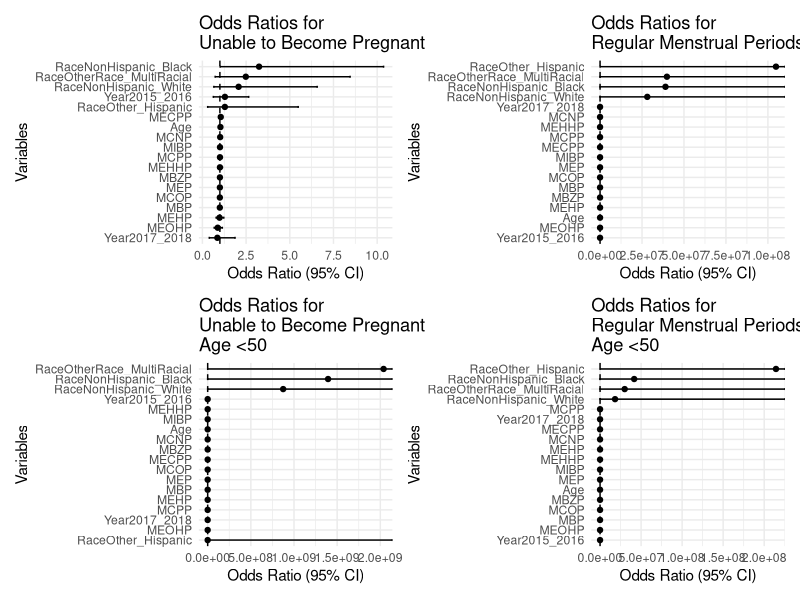
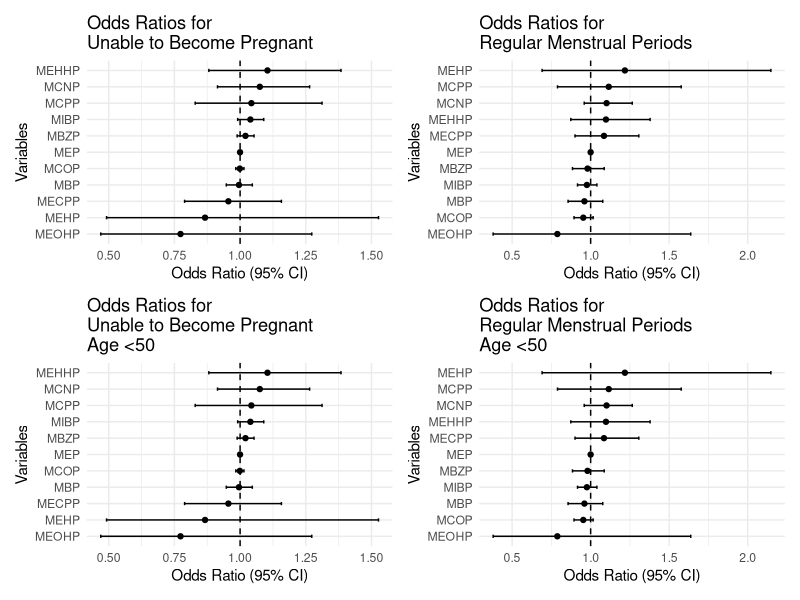

Recreate these plots in R, in order.
## ---- chunk 1
library(glmnet)
library(tidyverse)
library(broom)
library(patchwork)
## ---- chunk 2
data <- read.csv("data/data_clean.csv") |>
  data.frame() 

data$UnablePregnant <- ifelse(data$UnablePregnant == "Yes", 1,
                              ifelse(data$UnablePregnant == "No", 0, NA))

data$RegularPeriod_12m <- ifelse(data$RegularPeriod_12m == "Yes", 1,
                              ifelse(data$RegularPeriod_12m == "No", 0, NA))
## ---- chunk 3
data =
  data |>
  mutate(Race = as.factor(Race),
         RegularPeriod_12m = as.factor(RegularPeriod_12m),
         UnablePregnant = as.factor(UnablePregnant),)
## ---- chunk 4
glm_ability <- glm(UnablePregnant ~ MCNP + MCOP + MECPP + MBP + MCPP + MEP + MEHHP + MEHP + MIBP + MEOHP + MBZP + Age + Race + Year, data = data, family = binomial)

summary(glm_ability)
glm_ability$coefficients # log odds
exp(glm_ability$coefficients) # odds ratio
## ---- chunk 5
glm_regularity <- glm(RegularPeriod_12m ~ MCNP + MCOP + MECPP + MBP + MCPP + MEP + MEHHP + MEHP + MIBP + MEOHP + MBZP + Age + Race + Year, data = data, family = binomial)

summary(glm_regularity)
glm_regularity$coefficients # log odds
exp(glm_regularity$coefficients) # odds ratio
## ---- chunk 6
# Period Ability
coefs <- coef(glm_ability)
se <- sqrt(diag(vcov(glm_ability)))

OR  <- exp(coefs)
low <- exp(coefs - 1.96 * se)
high <- exp(coefs + 1.96 * se)

tidy_ability <- data.frame(
  term = names(coefs),
  estimate = OR,
  conf.low = low,
  conf.high = high
)

tidy_ability <- tidy_ability |> 
  dplyr::filter(term != "(Intercept)")


ggplot(tidy_ability, aes(x = estimate, y = reorder(term, estimate))) +
  geom_point() +
  geom_errorbarh(aes(xmin = conf.low, xmax = conf.high), height = 0.2) +
  geom_vline(xintercept = 1, linetype = "dashed") +
  labs(
    x = "Odds Ratio (95% CI)",
    y = "Variables",
    title = "Odds Ratios for\nUnable to Become Pregnant"
  ) +
  theme_minimal() -> ability


# Period Regularity

coefs <- coef(glm_regularity)
se <- sqrt(diag(vcov(glm_regularity)))

OR  <- exp(coefs)
low <- exp(coefs - 1.96 * se)
high <- exp(coefs + 1.96 * se)

tidy_regularity <- data.frame(
  term = names(coefs),
  estimate = OR,
  conf.low = low,
  conf.high = high
)

tidy_regularity <- tidy_regularity |> 
  dplyr::filter(term != "(Intercept)")

ggplot(tidy_regularity, aes(x = estimate, y = reorder(term, estimate))) +
  geom_point() +
  geom_errorbarh(aes(xmin = conf.low, xmax = conf.high), height = 0.2) +
  geom_vline(xintercept = 1, linetype = "dashed") +
  labs(
    x = "Odds Ratio (95% CI)",
    y = "Variables",
    title = "Odds Ratios for\nRegular Menstrual Periods"
  ) +
  theme_minimal() -> regularity

## ---- chunk 7
# Prepare data for modeling
data =
  data |>
  filter(Age < 50)
## ---- chunk 8
glm_ability <- glm(UnablePregnant ~ MCNP + MCOP + MECPP + MBP + MCPP + MEP + MEHHP + MEHP + MIBP + MEOHP + MBZP + Age + Race + Year, data = data, family = binomial)

summary(glm_ability)
glm_ability$coefficients # log odds
exp(glm_ability$coefficients) # odds ratio
## ---- chunk 9
glm_regularity <- glm(RegularPeriod_12m ~ MCNP + MCOP + MECPP + MBP + MCPP + MEP + MEHHP + MEHP + MIBP + MEOHP + MBZP + Age + Race + Year, data = data, family = binomial)

summary(glm_regularity)
glm_regularity$coefficients # log odds
exp(glm_regularity$coefficients) # odds ratio
## ---- chunk 10
# Period Ability
coefs <- coef(glm_ability)
se <- sqrt(diag(vcov(glm_ability)))

OR  <- exp(coefs)
low <- exp(coefs - 1.96 * se)
high <- exp(coefs + 1.96 * se)

tidy_ability <- data.frame(
  term = names(coefs),
  estimate = OR,
  conf.low = low,
  conf.high = high
)

tidy_ability <- tidy_ability |> 
  dplyr::filter(term != "(Intercept)")


ggplot(tidy_ability, aes(x = estimate, y = reorder(term, estimate))) +
  geom_point() +
  geom_errorbarh(aes(xmin = conf.low, xmax = conf.high), height = 0.2) +
  geom_vline(xintercept = 1, linetype = "dashed") +
  labs(
    x = "Odds Ratio (95% CI)",
    y = "Variables",
    title = "Odds Ratios for \nUnable to Become Pregnant \nAge <50"
  ) +
  theme_minimal() -> ability_50


# Period Regularity

coefs <- coef(glm_regularity)
se <- sqrt(diag(vcov(glm_regularity)))

OR  <- exp(coefs)
low <- exp(coefs - 1.96 * se)
high <- exp(coefs + 1.96 * se)

tidy_regularity <- data.frame(
  term = names(coefs),
  estimate = OR,
  conf.low = low,
  conf.high = high
)

tidy_regularity <- tidy_regularity |> 
  dplyr::filter(term != "(Intercept)")

ggplot(tidy_regularity, aes(x = estimate, y = reorder(term, estimate))) +
  geom_point() +
  geom_errorbarh(aes(xmin = conf.low, xmax = conf.high), height = 0.2) +
  geom_vline(xintercept = 1, linetype = "dashed") +
  labs(
    x = "Odds Ratio (95% CI)",
    y = "Variables",
    title = "Odds Ratios for\nRegular Menstrual Periods\nAge <50"
  ) +
  theme_minimal() -> regularity_50

## ---- chunk 11
combined_plot = (ability + regularity) / (ability_50 + regularity_50)

ggsave(
  filename = "forest_plot.png",
  plot = combined_plot,
  width = 10,
  height = 10
)
## ---- chunk 12
glm_ability <- glm(UnablePregnant ~ MCNP + MCOP + MECPP + MBP + MCPP + MEP + MEHHP + MEHP + MIBP + MEOHP + MBZP, data = data, family = binomial)

glm_regularity <- glm(RegularPeriod_12m ~ MCNP + MCOP + MECPP + MBP + MCPP + MEP + MEHHP + MEHP + MIBP + MEOHP + MBZP, data = data, family = binomial)
## ---- chunk 13
# Period Ability
coefs <- coef(glm_ability)
se <- sqrt(diag(vcov(glm_ability)))

OR  <- exp(coefs)
low <- exp(coefs - 1.96 * se)
high <- exp(coefs + 1.96 * se)

tidy_ability <- data.frame(
  term = names(coefs),
  estimate = OR,
  conf.low = low,
  conf.high = high
)

tidy_ability <- tidy_ability |> 
  dplyr::filter(term != "(Intercept)")


ggplot(tidy_ability, aes(x = estimate, y = reorder(term, estimate))) +
  geom_point() +
  geom_errorbarh(aes(xmin = conf.low, xmax = conf.high), height = 0.2) +
  geom_vline(xintercept = 1, linetype = "dashed") +
  labs(
    x = "Odds Ratio (95% CI)",
    y = "Variables",
    title = "Odds Ratios for\nUnable to Become Pregnant"
  ) +
  theme_minimal() -> ability


# Period Regularity

coefs <- coef(glm_regularity)
se <- sqrt(diag(vcov(glm_regularity)))

OR  <- exp(coefs)
low <- exp(coefs - 1.96 * se)
high <- exp(coefs + 1.96 * se)

tidy_regularity <- data.frame(
  term = names(coefs),
  estimate = OR,
  conf.low = low,
  conf.high = high
)

tidy_regularity <- tidy_regularity |> 
  dplyr::filter(term != "(Intercept)")

ggplot(tidy_regularity, aes(x = estimate, y = reorder(term, estimate))) +
  geom_point() +
  geom_errorbarh(aes(xmin = conf.low, xmax = conf.high), height = 0.2) +
  geom_vline(xintercept = 1, linetype = "dashed") +
  labs(
    x = "Odds Ratio (95% CI)",
    y = "Variables",
    title = "Odds Ratios for\nRegular Menstrual Periods"
  ) +
  theme_minimal() -> regularity

## ---- chunk 14
# Prepare data for modeling
data =
  data |>
  filter(Age < 50)
## ---- chunk 15
glm_ability <- glm(UnablePregnant ~ MCNP + MCOP + MECPP + MBP + MCPP + MEP + MEHHP + MEHP + MIBP + MEOHP + MBZP, data = data, family = binomial)

glm_regularity <- glm(RegularPeriod_12m ~ MCNP + MCOP + MECPP + MBP + MCPP + MEP + MEHHP + MEHP + MIBP + MEOHP + MBZP, data = data, family = binomial)
## ---- chunk 16
# Period Ability
coefs <- coef(glm_ability)
se <- sqrt(diag(vcov(glm_ability)))

OR  <- exp(coefs)
low <- exp(coefs - 1.96 * se)
high <- exp(coefs + 1.96 * se)

tidy_ability <- data.frame(
  term = names(coefs),
  estimate = OR,
  conf.low = low,
  conf.high = high
)

tidy_ability <- tidy_ability |> 
  dplyr::filter(term != "(Intercept)")


ggplot(tidy_ability, aes(x = estimate, y = reorder(term, estimate))) +
  geom_point() +
  geom_errorbarh(aes(xmin = conf.low, xmax = conf.high), height = 0.2) +
  geom_vline(xintercept = 1, linetype = "dashed") +
  labs(
    x = "Odds Ratio (95% CI)",
    y = "Variables",
    title = "Odds Ratios for \nUnable to Become Pregnant \nAge <50"
  ) +
  theme_minimal() -> ability_50


# Period Regularity

coefs <- coef(glm_regularity)
se <- sqrt(diag(vcov(glm_regularity)))

OR  <- exp(coefs)
low <- exp(coefs - 1.96 * se)
high <- exp(coefs + 1.96 * se)

tidy_regularity <- data.frame(
  term = names(coefs),
  estimate = OR,
  conf.low = low,
  conf.high = high
)

tidy_regularity <- tidy_regularity |> 
  dplyr::filter(term != "(Intercept)")

ggplot(tidy_regularity, aes(x = estimate, y = reorder(term, estimate))) +
  geom_point() +
  geom_errorbarh(aes(xmin = conf.low, xmax = conf.high), height = 0.2) +
  geom_vline(xintercept = 1, linetype = "dashed") +
  labs(
    x = "Odds Ratio (95% CI)",
    y = "Variables",
    title = "Odds Ratios for\nRegular Menstrual Periods\nAge <50"
  ) +
  theme_minimal() -> regularity_50

## ---- chunk 17
combined_plot = (ability + regularity) / (ability_50 + regularity_50)

ggsave(
  filename = "forest_plot2.png",
  plot = combined_plot,
  width = 10,
  height = 10
)
